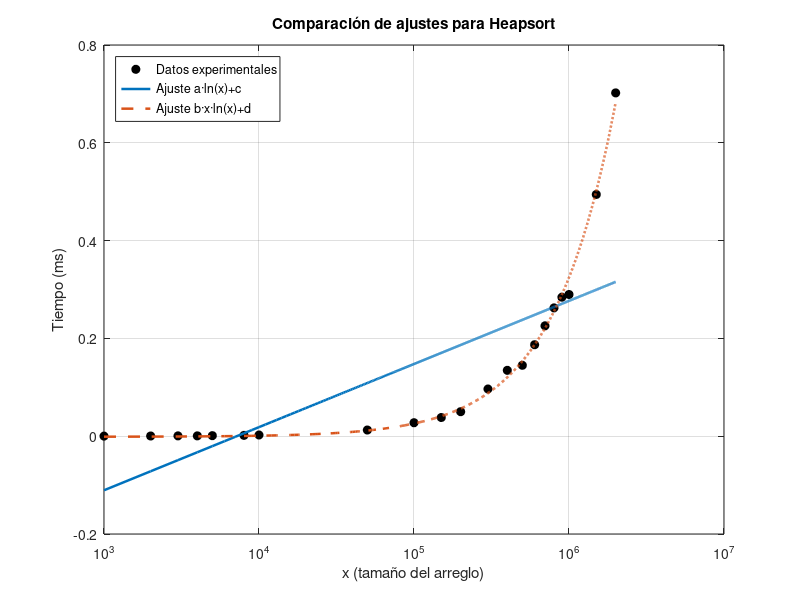

Reproduce this figure in MATLAB.
% Ajustes comparativos: ln(x) vs. x*ln(x)
clear; clc; close all;

% --- Datos experimentales (Heapsort)
x = [ 1000
2000
3000
4000
5000
8000
10000
50000
100000
150000
200000
300000
400000
500000
600000
700000
800000
900000
1000000
1500000
2000000 ];

y = [ 0.000178814
0.000409842
0.000693083
0.000687838
0.001119137
0.00169301
0.00248003
0.012633085
0.02760005
0.038229942
0.050174952
0.096535921
0.134675026
0.145029068
0.187092066
0.225758076
0.262390137
0.284281015
0.289803982
0.494340181
0.702052832 ];

% --- Modelo 1: y = a*ln(x) + c
p1 = polyfit(log(x), y, 1);
a = p1(1);
c = p1(2);

% --- Modelo 2: y = b*(x*ln(x)) + d
p2 = polyfit(x .* log(x), y, 1);
b = p2(1);
d = p2(2);

% --- Mostrar las ecuaciones obtenidas
fprintf('Modelo logarítmico:   f(x) = %.6e * ln(x) + %.6e\n', a, c);
fprintf('Modelo n·ln(n):       f(x) = %.6e * x·ln(x) + %.6e\n', b, d);

% --- Crear espacio de evaluación
xi = linspace(min(x), max(x), 2000);
z1 = polyval(p1, log(xi));        % Evaluación del modelo ln(x)
z2 = polyval(p2, xi .* log(xi));  % Evaluación del modelo n·ln(n)

% --- Gráfica comparativa
figure('Units','normalized','Position',[0.1 0.1 0.7 0.6]);
plot(x, y, 'ko', 'MarkerFaceColor', 'k', 'MarkerSize', 6); hold on;
plot(xi, z1, '-', 'LineWidth', 1.8);
plot(xi, z2, '--', 'LineWidth', 1.8);

grid on;
set(gca, 'XScale', 'log');  % Escala logarítmica en eje X (opcional)
xlabel('x (tamaño del arreglo)');
ylabel('Tiempo (ms)');
legend({'Datos experimentales', 'Ajuste a·ln(x)+c', 'Ajuste b·x·ln(x)+d'}, 'Location', 'northwest');
title('Comparación de ajustes para Heapsort');
